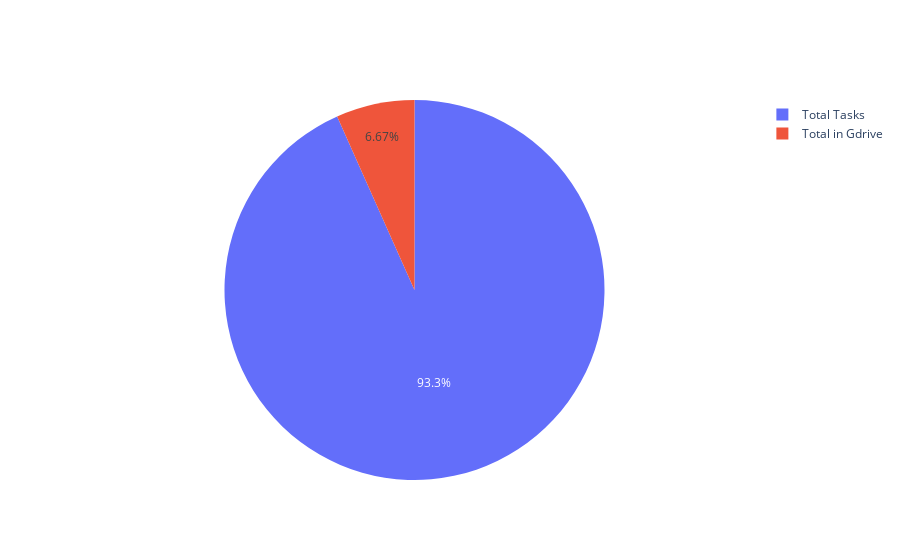

Notebook cell for this chart:
### Code cell
import plotly.graph_objects as go

labels = ["Total in Gdrive", "Total Tasks"]
values = [gdrive_mongo_store.count(), tasks_mongo_store.count()]

fig = go.Figure(data=[go.Pie(labels=labels, values=values)])
fig.show()

print("WARNING: This Pie chart might not reflect the actual progress since there are tasks that belong to an deprecated material")

### Figure 1 — Plotly figure (JSON) as saved in the notebook; plotly's stock layout.template omitted (floating-point values rounded to 4 significant figures)
{"data": [{"labels": ["Total in Gdrive", "Total Tasks"], "type": "pie", "values": [69368, 970152]}], "layout": {}}
